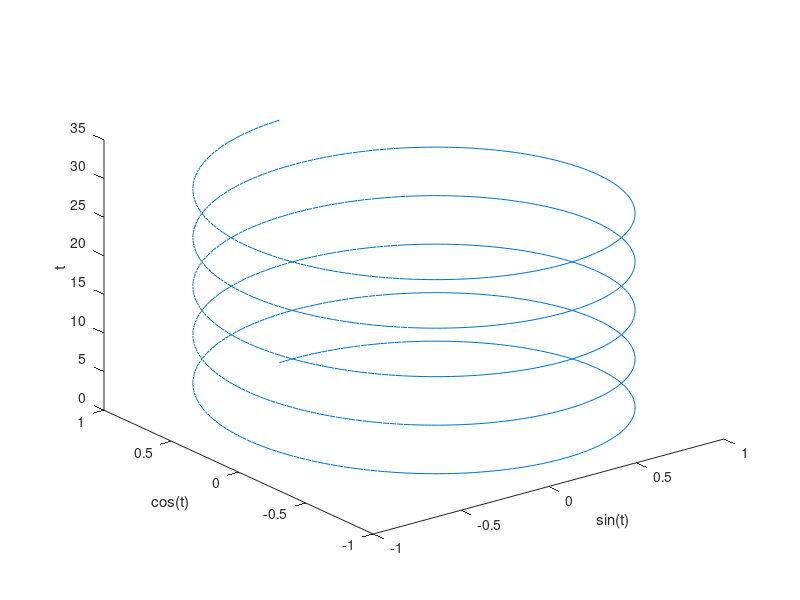

Write MATLAB code to recreate this figure.
t = linspace(0, 10*pi, 1000);
z = t;
x = sin(t);
y = cos(t);
plot3(x, y, z);
xlabel('sin(t)');
ylabel('cos(t)');
zlabel('t');